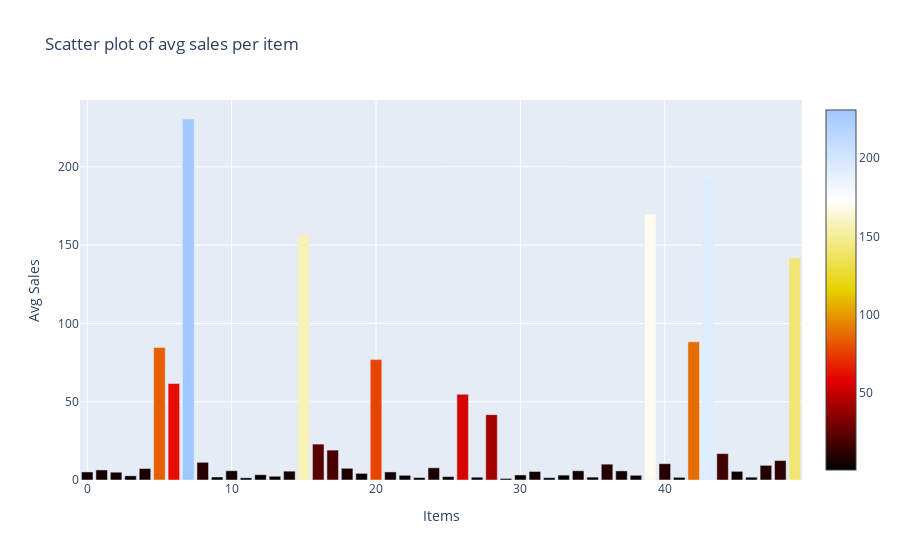

Here is the notebook cell this chart was saved with:
### Code cell
avg_sales_per_item_across_stores_sorted = avgSalesPerProduct.count_perCategory.values
# Scatter plot of average sales per item
sales_item_data = go.Bar(
    x=[i for i in range(0, 50)],
    y=avg_sales_per_item_across_stores_sorted,
    marker=dict(
        color=avg_sales_per_item_across_stores_sorted,
        colorscale='Blackbody',
        showscale=True
    ),
    #text = avg_sales_per_item_across_stores_df.item.values
)
data = [sales_item_data]

sales_item_layout = go.Layout(
    autosize= True,
    title= 'Scatter plot of avg sales per item',
    hovermode= 'closest',
    xaxis= dict(
        title= 'Items',
        ticklen= 1,
        zeroline= False,
        gridwidth= 1,
    ),
    yaxis=dict(
        title= 'Avg Sales',
        ticklen= 1,
        zeroline= False,
        gridwidth= 1,
    ),
    showlegend= False
)
fig = go.Figure(data=data, layout=sales_item_layout)
py.iplot(fig,filename='scatter_sales_item')

### Figure 1 — Plotly figure (JSON) as saved in the notebook; plotly's stock layout.template omitted (floating-point values rounded to 4 significant figures)
{"data": [{"marker": {"color": [5.143, 6.426, 4.977, 2.667, 7.327, 84.62, 61.62, 230.6, 11.3, 1.938, 5.913, 1.4, 3.37, 2.387, 5.641, 156.8, 22.92, 19.1, 7.476, 4.234, 76.9, 5.146, 3, 1.56, 7.8, 2.152, 54.75, 1.786, 41.73, 1, 3.222, 5.451, 1.476, 3.13, 5.913, 1.833, 10.12, 5.82, 3, 169.9, 10.43, 1.708, 88.27, 192.9, 16.86, 5.531, 1.824, 9.373, 12.45, 141.9, 5.913, 5.98, 1.333, 22.37, 6.385, 1.667, 13.83, 34.38, 1.704, 69.02, 39.04, 1, 4.568, 13.56, 2.889, 173.2, 50.48, 2.289, 90.88, 82.33, 119.5], "colorscale": [[0, "rgb(0,0,0)"], [0.25, "rgb(230,0,0)"], [0.5, "rgb(230,210,0)"], [0.75, "rgb(255,255,255)"], [1, "rgb(160,200,255)"]], "showscale": true}, "type": "bar", "x": [0, 1, 2, 3, 4, 5, 6, 7, 8, 9, 10, 11, 12, 13, 14, 15, 16, 17, 18, 19, 20, 21, 22, 23, 24, 25, 26, 27, 28, 29, 30, 31, 32, 33, 34, 35, 36, 37, 38, 39, 40, 41, 42, 43, 44, 45, 46, 47, 48, 49], "y": [5.143, 6.426, 4.977, 2.667, 7.327, 84.62, 61.62, 230.6, 11.3, 1.938, 5.913, 1.4, 3.37, 2.387, 5.641, 156.8, 22.92, 19.1, 7.476, 4.234, 76.9, 5.146, 3, 1.56, 7.8, 2.152, 54.75, 1.786, 41.73, 1, 3.222, 5.451, 1.476, 3.13, 5.913, 1.833, 10.12, 5.82, 3, 169.9, 10.43, 1.708, 88.27, 192.9, 16.86, 5.531, 1.824, 9.373, 12.45, 141.9, 5.913, 5.98, 1.333, 22.37, 6.385, 1.667, 13.83, 34.38, 1.704, 69.02, 39.04, 1, 4.568, 13.56, 2.889, 173.2, 50.48, 2.289, 90.88, 82.33, 119.5]}], "layout": {"autosize": true, "hovermode": "closest", "showlegend": false, "title": {"text": "Scatter plot of avg sales per item"}, "xaxis": {"gridwidth": 1, "ticklen": 1, "title": {"text": "Items"}, "zeroline": false}, "yaxis": {"gridwidth": 1, "ticklen": 1, "title": {"text": "Avg Sales"}, "zeroline": false}}}
